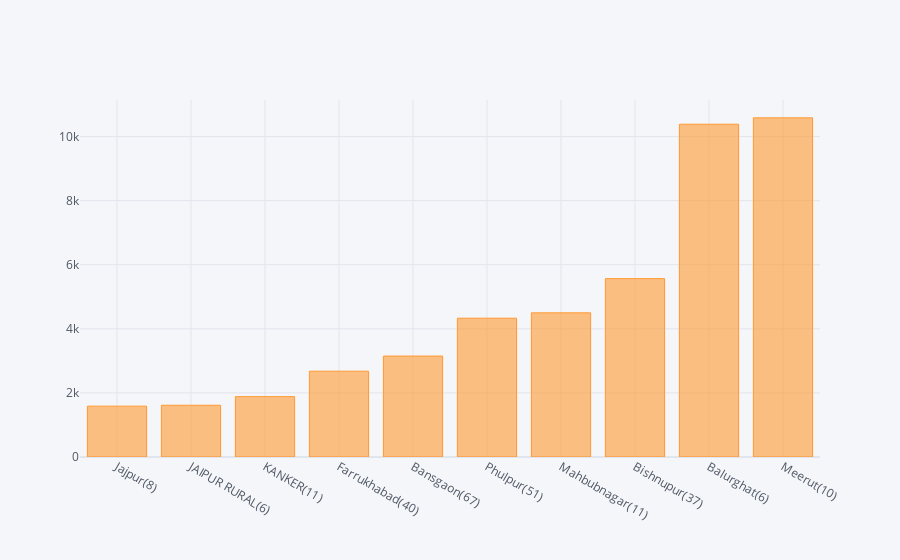

Notebook cell for this chart:
### Markdown cell above
**The Malkajgiri constituency has the highest number of votes for BJP, we can hence conclude that BJP has a higher number of chance of winning in those areas than in Chittorgarh.**

### Code cell
bjp.sort_values('Margin').head(10).iplot(kind='bar',y='Margin',x='Parliament Constituency')

### Figure 1 — Plotly figure (JSON) as saved in the notebook; plotly's stock layout.template omitted (floating-point values rounded to 4 significant figures)
{"data": [{"marker": {"color": "rgba(255, 153, 51, 0.6)", "line": {"color": "rgba(255, 153, 51, 1.0)", "width": 1}}, "name": "Margin", "orientation": "v", "text": "", "type": "bar", "x": ["Jajpur(8)", "JAIPUR RURAL(6)", "KANKER(11)", "Farrukhabad(40)", "Bansgaon(67)", "Phulpur(51)", "Mahbubnagar(11)", "Bishnupur(37)", "Balurghat(6)", "Meerut(10)"], "y": [1587, 1615, 1884, 2678, 3150, 4332, 4500, 5567, 10386, 10585]}], "layout": {"legend": {"bgcolor": "#F5F6F9", "font": {"color": "#4D5663"}}, "paper_bgcolor": "#F5F6F9", "plot_bgcolor": "#F5F6F9", "title": {"font": {"color": "#4D5663"}}, "xaxis": {"gridcolor": "#E1E5ED", "showgrid": true, "tickfont": {"color": "#4D5663"}, "title": {"font": {"color": "#4D5663"}, "text": ""}, "zerolinecolor": "#E1E5ED"}, "yaxis": {"gridcolor": "#E1E5ED", "showgrid": true, "tickfont": {"color": "#4D5663"}, "title": {"font": {"color": "#4D5663"}, "text": ""}, "zerolinecolor": "#E1E5ED"}}}
